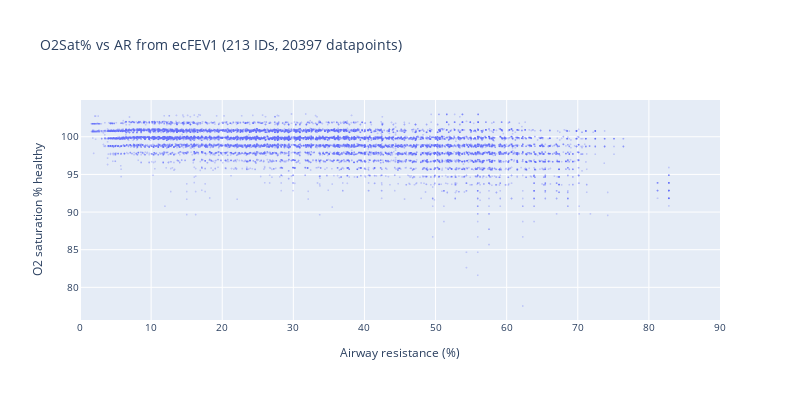

The code cell stored with this chart in its notebook:
### Code cell
# Plot Airway resistance vs O2 drop
title = f"O2Sat% vs AR from ecFEV1 ({df.ID.nunique()} IDs, {len(df)} datapoints)"
fig = px.scatter(
    df,
    # x="Airway Resistance from ecFEV1 binned (%)",
    x="AR from ecFEV1 (%)",
    y="O2 saturation % healthy",
    # y="Drop from Healthy O2 Saturation (%)",
    # y="O2 Saturation % FFA",
    title=title,
    hover_data=["ID", "ecFEV1", "FEV1", "O2 Saturation"],
)
fig.update_xaxes(title_text="Airway resistance (%)", nticks=15, range=[0, 90])
# Reduce marker size
fig.update_traces(marker=dict(size=2), opacity=0.3)
# Reduce font size
fig.update_layout(font=dict(size=10), width=800, height=400)
fig.show()
fig.write_image(f"{plotsdir}{title}.pdf")
# 100% is about 98 for females and 97.4 for males
# Hence, threshold at 95% => 3-3.5% drop in O2 Saturation => 96.5-97% O2 Saturation

### Figure 1 — Plotly figure (JSON) as saved in the notebook; plotly's stock layout.template omitted (floating-point values rounded to 4 significant figures; data arrays with more than 128 entries replaced by an {"elided": "..."} marker saying what was removed)
{"data": [{"customdata": {"elided": "20397x4 mixed values"}, "hovertemplate": "AR from ecFEV1 (%)=%{x}<br>O2 saturation % healthy=%{y}<br>ID=%{customdata[0]}<br>ecFEV1=%{customdata[1]}<br>FEV1=%{customdata[2]}<br>O2 Saturation=%{customdata[3]}<extra></extra>", "legendgroup": "", "marker": {"color": "#636efa", "size": 2, "symbol": "circle"}, "mode": "markers", "name": "", "opacity": 0.3, "showlegend": false, "type": "scattergl", "x": {"elided": "20397 float values"}, "xaxis": "x", "y": {"elided": "20397 float values"}, "yaxis": "y"}], "layout": {"font": {"size": 10}, "height": 400, "legend": {"tracegroupgap": 0}, "title": {"text": "O2Sat% vs AR from ecFEV1 (213 IDs, 20397 datapoints)"}, "width": 800, "xaxis": {"anchor": "y", "domain": [0, 1], "nticks": 15, "range": [0, 90], "title": {"text": "Airway resistance (%)"}}, "yaxis": {"anchor": "x", "domain": [0, 1], "title": {"text": "O2 saturation % healthy"}}}}
